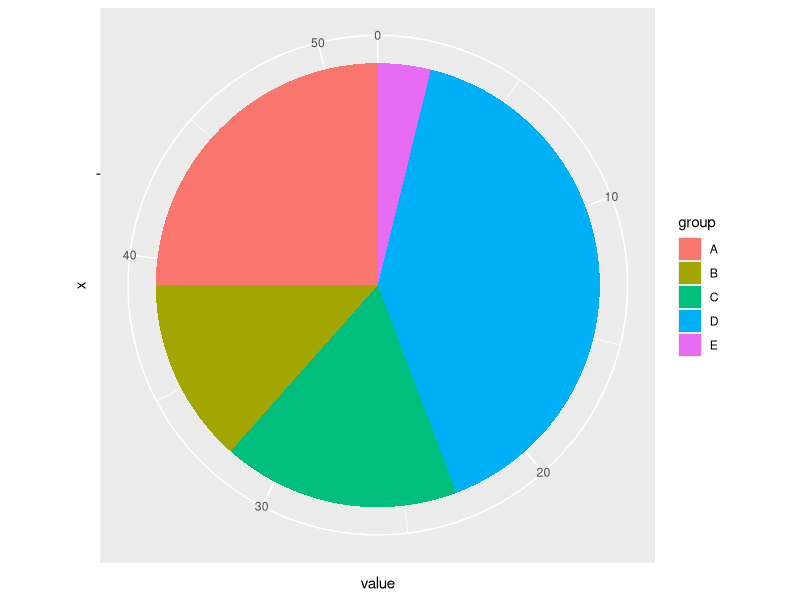
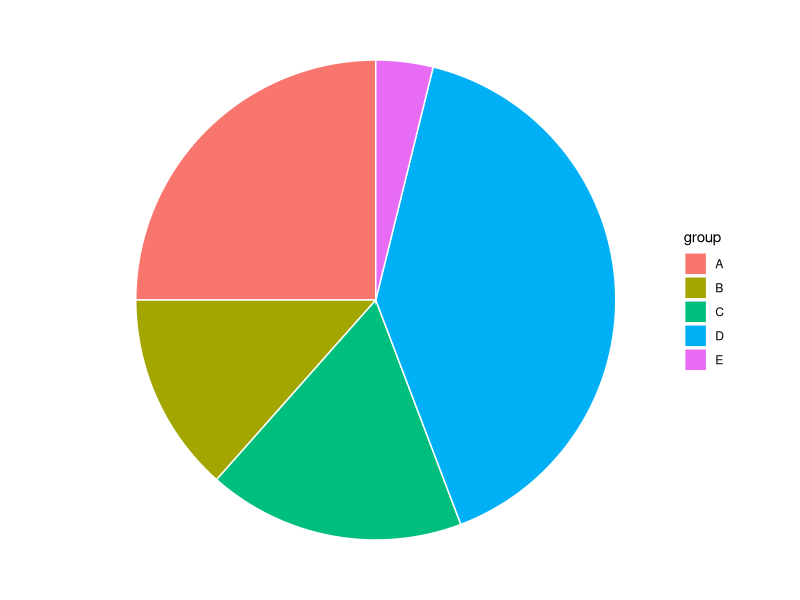
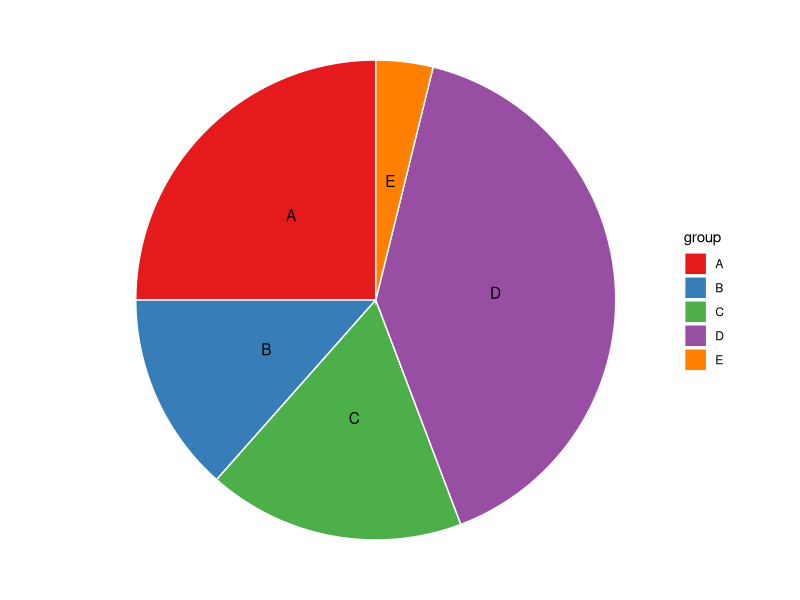

Recreate these plots in R, in order.
# gloss bench figure gallery-020
# source: piechart-ggplot2.Rmd (gallery)
# Frozen by bench/R/harvest.R: code up to the chosen figure; see meta.json.
# ---- chunk 1 ----
knitr::opts_chunk$set( warning=FALSE, message=FALSE)
# ---- chunk 2 ----
# Load ggplot2
library(ggplot2)

# Create Data
data <- data.frame(
  group=LETTERS[1:5],
  value=c(13,7,9,21,2)
)

# Basic piechart
ggplot(data, aes(x="", y=value, fill=group)) +
  geom_bar(stat="identity", width=1) +
  coord_polar("y", start=0)
# ---- chunk 3 ----
# ---- chunk 4 ----
# Load ggplot2
library(ggplot2)

# Create Data
data <- data.frame(
  group=LETTERS[1:5],
  value=c(13,7,9,21,2)
)

# Basic piechart
ggplot(data, aes(x="", y=value, fill=group)) +
  geom_bar(stat="identity", width=1, color="white") +
  coord_polar("y", start=0) +
  
  theme_void() # remove background, grid, numeric labels
  
# ---- chunk 5 ----
# ---- chunk 6 ----
# Load ggplot2
library(ggplot2)

# Create Data
data <- data.frame(
  group=LETTERS[1:5],
  value=c(13,7,9,21,2)
)

# Basic piechart
ggplot(data, aes(x="", y=value, fill=group)) +
  geom_bar(stat="identity", width=1, color="white") +
  coord_polar("y", start=0) +
  
  theme_void() + # remove background, grid, numeric labels

  geom_text(aes(label = group), position = position_stack(vjust = 0.5)) +
  scale_fill_brewer(palette="Set1")
